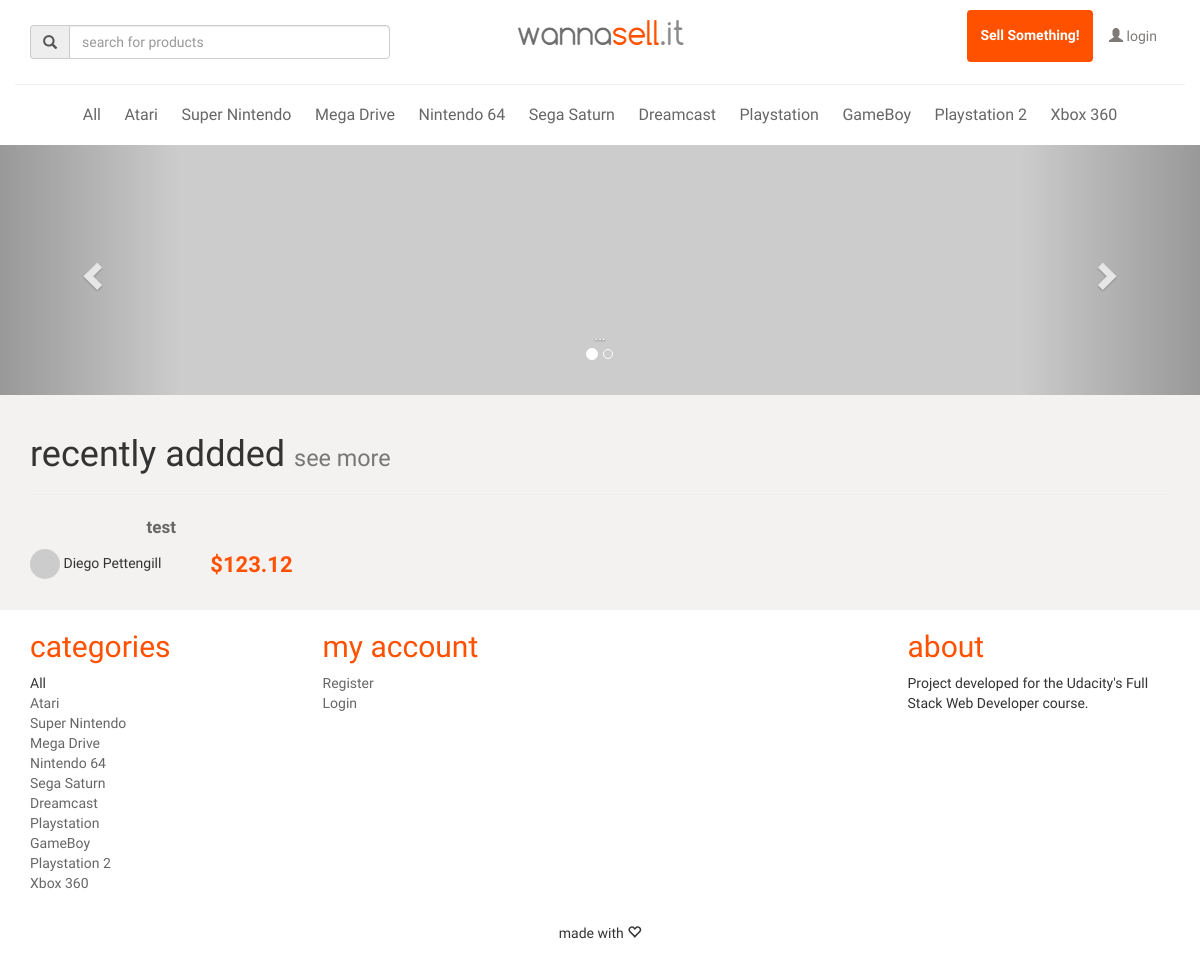
The page / on the database its author committed.
### catalog/models.py (models this page shows, shortened)
class Category(Base):
    __tablename__ = "categories"
    id = Column(Integer, primary_key=True)
    name = Column(String(100), nullable=False)
    slug = Column(String(100), nullable=False)

class Product(Base):
    __tablename__ = "products"
    id = Column(Integer, primary_key=True)
    title = Column(String(150), nullable=False)
    slug = Column(String(150), nullable=False)
    description = Column(Text)
    category_id = Column(Integer, ForeignKey("categories.id"))
    category = relationship(Category)
    user_id = Column(Integer, ForeignKey("users.id"))
    user = relationship(User)
    picture = Column(String(250))
    price = Column(Integer)
    created_at = Column(DateTime, default=get_current_time)
    updated_at = Column(DateTime, default=get_current_time,
                        onupdate=get_current_time)

class User(Base, UserMixin):
    __tablename__ = "users"
    id = Column(Integer, primary_key=True)
    username = Column(String(50), unique=True, nullable=True)
    password = Column(String(50), nullable=True)
    email = Column(String(120), unique=True)
    name = Column(String(120), nullable=True)
    avatar = Column(String(200), nullable=True)
    telephone = Column(String(30), nullable=True)
    tokens = Column(Text)
    is_active = Column(Boolean(), default=True)
    provider = Column(String(50))
    created_at = Column(DateTime, default=get_current_time)
    updated_at = Column(DateTime, default=get_current_time,
                        onupdate=get_current_time)

### catalog/site/routes.py (the view)
@site.route('/')
def home():
    products = Product.query.limit(16)
    return render_template(
        'home.html',
        products=products
    )

### catalog/site/routes.py (called while the page is built)
@app.context_processor
def inject():
    categories = Category.query.all()
    return dict(categories=categories)

### catalog/site/templates/home.html (shortened to what this page needs)
{% extends "main.html" %}
{% block content %}
<div id="carousel-example-generic" class="carousel slide" data-ride="carousel">
    <ol class="carousel-indicators">
        <li data-target="#carousel-example-generic" data-slide-to="0"
            class="active"></li>
        <li data-target="#carousel-example-generic" data-slide-to="1"></li>
    </ol>
    <div class="carousel-inner" role="listbox">
        <div class="item active">
            <img src="http://placehold.it/1680x350" alt="...">
            <div class="carousel-caption">
                ...
            </div>
        </div>
    </div>
    <a class="left carousel-control" href="#carousel-example-generic"
       role="button" data-slide="prev">
        <span class="glyphicon glyphicon-chevron-left"
              aria-hidden="true"></span>
    </a>
    <a class="right carousel-control" href="#carousel-example-generic"
       role="button" data-slide="next">
        <span class="glyphicon glyphicon-chevron-right"
              aria-hidden="true"></span>
    </a>
</div>
<div class="container">
    <div class="page-header">
        <h1>recently addded
            <small>see more</small>
        </h1>
    </div>
    <div class="row">
        {% for product in products: %}
        <div class="col-xs-3 col-sm-3 col-md-3 col-lg-3">
            <div class="item-wrapper">
                <p>
                    <a
                            href="{{ url_for('site.product_view', product_id=product.id, product_slug=product.slug) }}">
                        {{ product.title }}
                    </a>
                </p>
                <div class="item-author pull-left">
                    <img src="http://placehold.it/30x30" class="img-circle"
                         alt="">
                    {{ product.user.name }}
                </div>
                <div class="item-price pull-right">
                    ${{ product.price }}
                </div>
                <div class="clearfix"></div>
            </div>
        </div>
        {% endfor %}
    </div>
</div>
{% endblock %}

### catalog/site/templates/main.html (shortened to what this page needs)
<!DOCTYPE html>
<html lang="en">
<head>
    <link rel="stylesheet" href="{{ url_for('static', filename='css/bootstrap.min.css')}}">
    <link rel="stylesheet" href="{{ url_for('static', filename='css/style.css')}}">
</head>
<body>
<header>
    <div class="container">
        <div class="row" id="top-bar">
            <div class="col-xs-4 col-sm-4 col-md-4 col-lg-4">
                <form action="{{ url_for('site.search')}}" method="get"
                      class="search-box-container">
                    <div class="form-group search-box">
                        <div class="input-group">
                            <div class="input-group-addon">
                                <span class="glyphicon glyphicon-search"
                                      aria-hidden="true"></span>
                            </div>
                            <input type="search" name="q" class="form-control"
                                   id="search" placeholder="search for products">
                        </div>
                    </div>
                </form>
            </div>
            <div class="col-xs-4 col-sm-4 col-md-4 col-lg-4">
                <div class="logo text-center">
                    <h4>
                        <a href="/" title="iWannaSell.it">
                            <img src="{{ url_for('static', filename='img/logo.png') }}"
                                 alt="">
                        </a>
                    </h4>
                </div>
            </div>
            <div class="col-xs-4 col-sm-4 col-md-4 col-lg-4">
                <ul id="main-menu">
                    <li>
                        <a href="{{ url_for( 'site.product_add')}}"
                           class="btn btn-sell">
                            Sell Something!
                        </a>
                    </li>
                    <li>
                        {% if not current_user.is_authenticated %}
                        <a href="{{ url_for( 'site.login')}}"
                           class="btn primary-text">
                            <i class="glyphicon glyphicon-user"></i> login
                        </a>
                        {% endif %}
                    </li>
                </ul>
            </div>
        </div>
        <div class="row">
            <div class="col-xs-12">
                <nav id="categories-menu-wrapper" class="text-center">
                    <ul id="categories-menu">
                        <li>
                            <a
                                    href="{{ url_for('site.categories') }}">
                               All
                            </a>
                        </li>
                        {% for category in categories %}
                        <li>
                            <a
                                    href="{{ url_for('site.category', slug=category.slug) }}">
                                {{ category.name }}
                            </a>
                        </li>
                        {% endfor %}
                    </ul>
                </nav>
            </div>
        </div>
    </div>
</header>
<section id="main-container" class="bg">
    {% block content %}
    {% endblock %}
</section>
<footer>
    <div class="container">
        <div class="row">
            <div class="col-xs-3 col-sm-3 col-md-3 col-lg-3">
                <h2>categories</h2>
                <ul class="list-unstyled">
                    <li >All</li>
                    {% for category in categories: %}
                    <li>
                        <a href="#">
                            {{ category.name }}
                        </a>
                    </li>
                    {% endfor %}
                </ul>
            </div>
            <div class="col-xs-3 col-sm-3 col-md-3 col-lg-3">
                <h2>my account</h2>
                <ul class="list-unstyled">
                    {% if not current_user.is_authenticated: %}
                    <li>
                        <a href="{{ url_for('site.login')}}">Register</a>
                    </li>
                    <li>
                        <a href="{{ url_for('site.login')}}">Login</a>
                    </li>
                    {% endif %}
                </ul>
            </div>
            <div class="col-xs-3 col-sm-3 col-md-3 col-lg-3">
            </div>
            <div class="col-xs-3 col-sm-3 col-md-3 col-lg-3">
                <h2>about</h2>
                <p>
                    Project developed for the Udacity's Full Stack Web
                    Developer course.
                </p>
            </div>
        </div>
        <div class="copyright text-center">
            made with <i class="glyphicon glyphicon-heart-empty"></i>
        </div>
    </div>
</footer>
</body>
</html>

### catalog/static/css/style.css (style rules this page uses)
body { font-family:'Raleway', Arial, sans-serif; }
.primary-text { color: #7d7a77; }
.bg { background-color: #f4f2f0; }
a { color:#666; -webkit-transition: color 0.5s; -moz-transition: color 0.5s; -ms-transition: color 0.5s; -o-transition: color 0.5s; transition: color 0.5s; }
.btn-sell { background: #FF5100; height: 52px; line-height:36px; color:#fff; font-weight:700; }
#top-bar { padding: 10px 0; border-bottom: 1px solid #f3f1ee; }
#main-menu { list-style-type: none; text-align: right; }
#main-menu li { display: inline-block; }
.search-box-container { padding:15px 0 0 0; }
#categories-menu { list-style-type: none; margin: 0; padding: 0; }
#categories-menu li { font-size: 16px; display: inline-block; margin: 0 10px; height: 60px; line-height: 60px; }
#categories-menu li a { color: #666; }
.item-wrapper p { text-align: center; font-size: 17px; font-weight: 700; }
.item-author img { width: 30px; height: 30px; }
.item-price { float: right; font-weight: bold; font-size: 22px; color:#FF5100; }
footer h2 { color:#FF5100; }
.copyright { padding:20px 0; }
#main-container { padding:0 0 30px 0; }

### rows shown on the page
Category: name "Atari"
Category: name "Super Nintendo"
Category: name "Mega Drive"
Category: name "Nintendo 64"
Category: name "Sega Saturn"
Category: name "Dreamcast"
Category: name "Playstation"
Category: name "GameBoy"
Category: name "Playstation 2"
Category: name "Xbox 360"
Product: title "test", user.name "Diego Pettengill", price "123.12"
